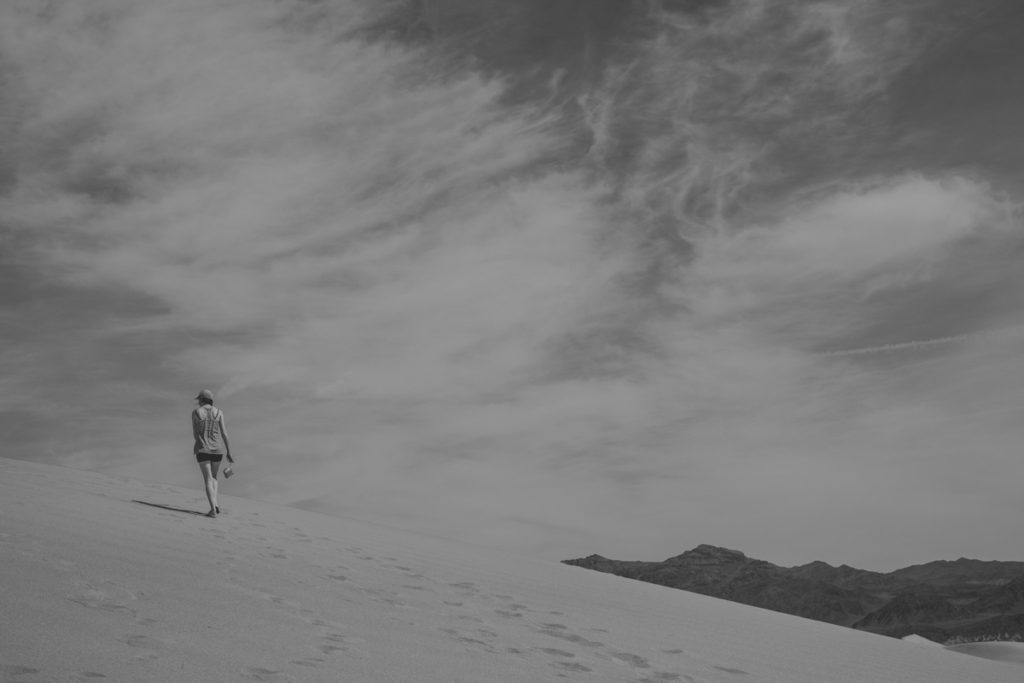
#> input picture Assignment-10/pic.jpg, 1024 x 683 px
$ python histogramEqualization.py
#> lines starting #> are read from the running program, lines starting #| are printed output that depends on the picture
import cv2
import numpy as np
import matplotlib.pyplot as plt

def main():
    img = cv2.imread('pic.jpg')
#> img is the input picture: shape (683, 1024, 3); min 30, max 173, mean 121.7
    print(img.shape)
#| (683, 1024, 3)
    grayscale = cv2.cvtColor(img,cv2.COLOR_RGB2GRAY)
    print(grayscale.shape)
#| (683, 1024)
    equalizedImg = cv2.equalizeHist(grayscale)
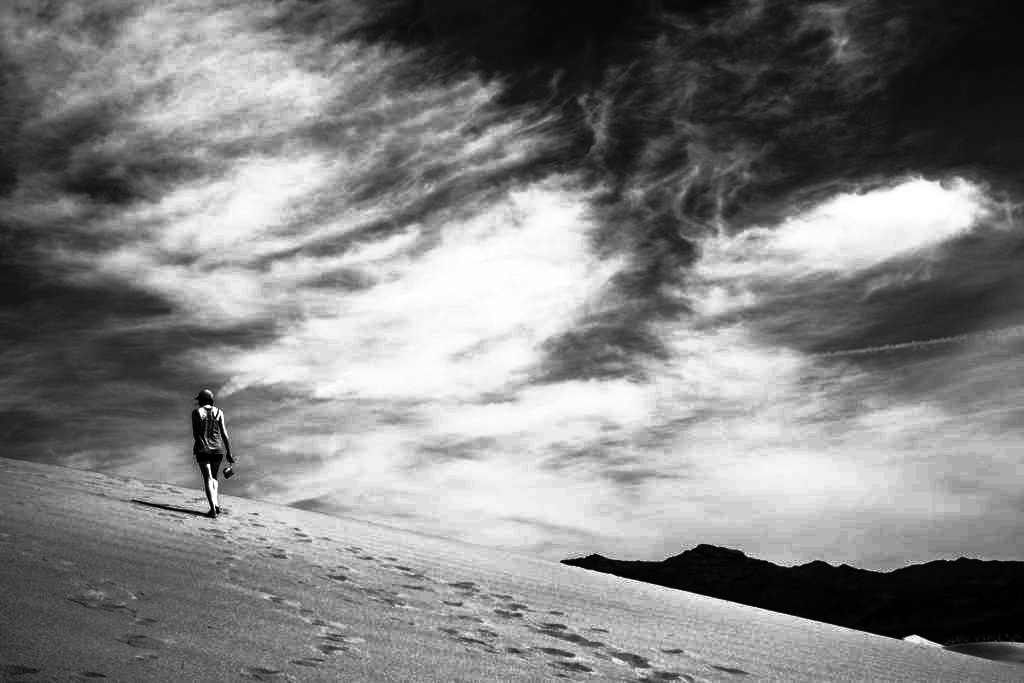
#> equalizedImg: shape (683, 1024); min 0, max 255, mean 130.1
    img_set = [grayscale,equalizedImg]
    title_set = ['Grayscale Image','Equalized Image']
    plt_img(img_set,title_set)
    hist_img(img_set,title_set)
def plt_img(img_set,title_set):
    ln = len(img_set)
#> ln = 2
    plt.figure(figsize=(20,20))
    l = 1
    for i in range(ln):
        plt.subplot(2,2,l)
        plt.imshow(img_set[i],cmap='gray')
        plt.title(title_set[i])
        l = l +2
#> after the loop, l = 5

def hist_img(img_set,title_set):
    ln = len(img_set)
#> ln = 2
    l = 2
    for i in range(ln):
        plt.subplot(2,2,l)
        plt.hist(img_set[i].ravel(),256,[0,256])
        plt.title(title_set[i])
        l = l +2
#> after the loop, l = 6
    plt.savefig('equalizedFig.jpg')
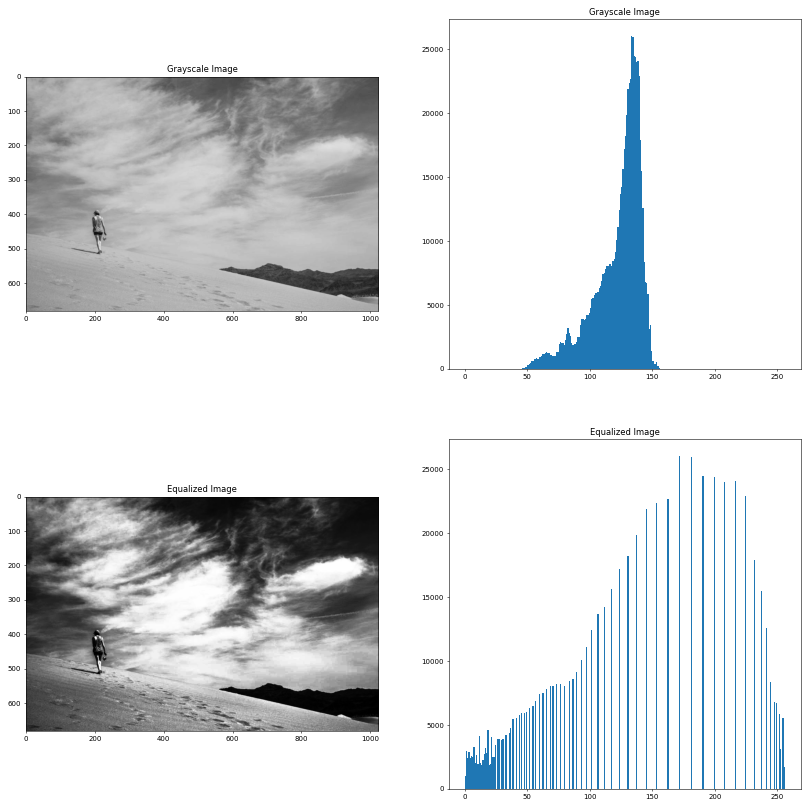
#> figure drawn by matplotlib, 4 panels; panel 3: tallest bar 26060 high, from x = 133 to 134; panel 4: tallest bar 26060 high, from x = 171 to 172
    plt.show()

if __name__ == '__main__':
    main()

$ run again, with Assignment-10/Image.jpg copied over Assignment-10/pic.jpg
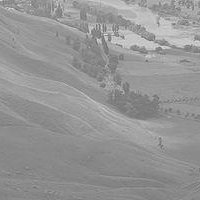
#> input picture Assignment-10/Image.jpg, 200 x 200 px
#> in main, img is the input picture: shape (200, 200, 3); min 100, max 234, mean 149
#| (200, 200, 3)
#| (200, 200)
#> in main, `equalizedImg = cv2.equalizeHist(grayscale)`:
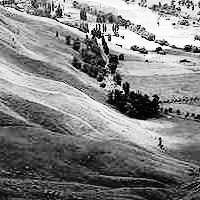
#> equalizedImg: shape (200, 200); min 0, max 255, mean 130.3
#> in plt_img, `ln = len(img_set)`: ln = 2
#> after the loop in plt_img, `for i in range(ln):`: l = 5
#> in hist_img, `ln = len(img_set)`: ln = 2
#> after the loop in hist_img, `for i in range(ln):`: l = 6
#> in hist_img, `plt.savefig('equalizedFig.jpg')`:
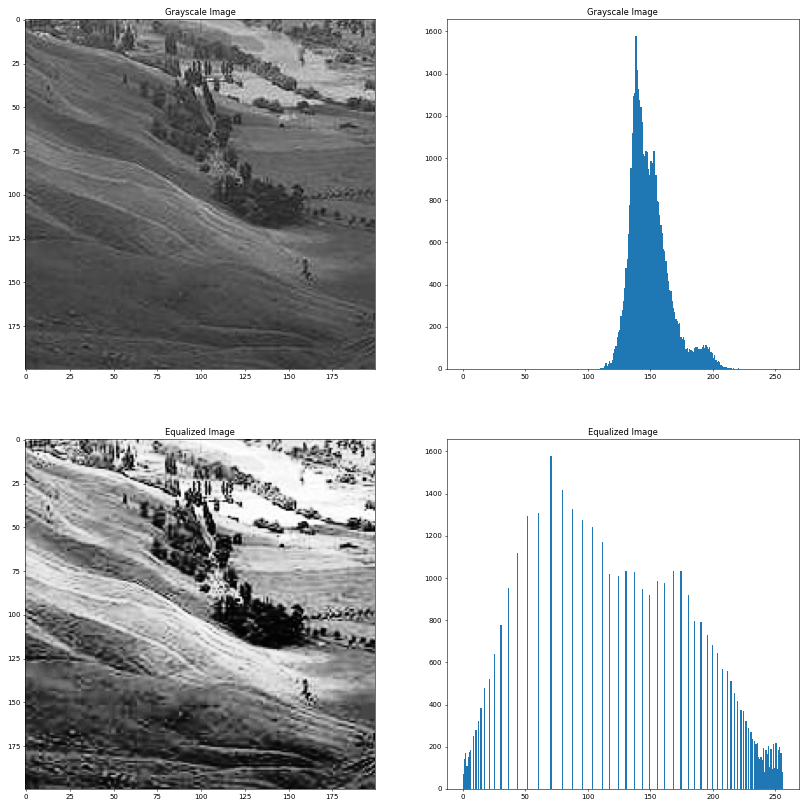
#> figure drawn by matplotlib, 4 panels; panel 3: tallest bar 1580 high, from x = 138 to 139; panel 4: tallest bar 1580 high, from x = 70 to 71

$ run again, with Assignment-10/field.jpg copied over Assignment-10/pic.jpg
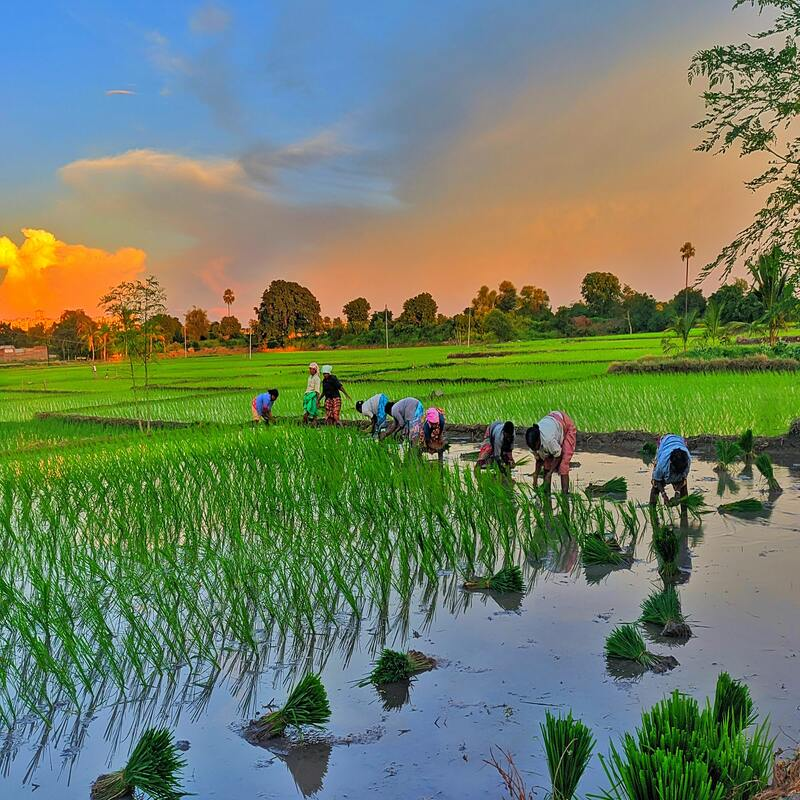
#> input picture Assignment-10/field.jpg, 800 x 800 px
#> in main, img is the input picture: shape (800, 800, 3); mean B, G, R 101.7, 127.3, 111.6
#| (800, 800, 3)
#| (800, 800)
#> in main, `equalizedImg = cv2.equalizeHist(grayscale)`:
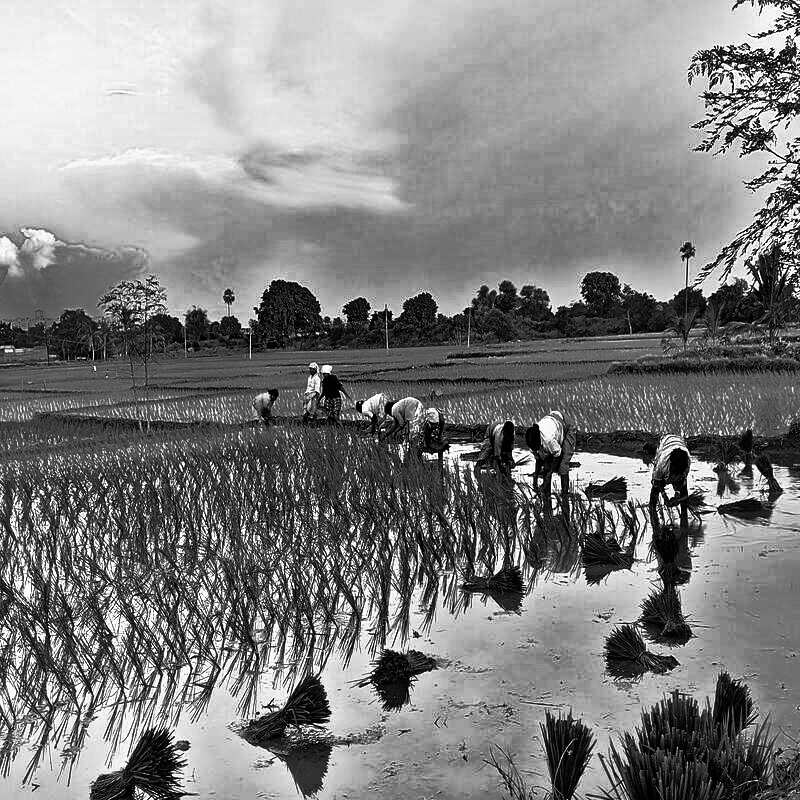
#> equalizedImg: shape (800, 800); min 0, max 255, mean 128.7
#> in plt_img, `ln = len(img_set)`: ln = 2
#> after the loop in plt_img, `for i in range(ln):`: l = 5
#> in hist_img, `ln = len(img_set)`: ln = 2
#> after the loop in hist_img, `for i in range(ln):`: l = 6
#> in hist_img, `plt.savefig('equalizedFig.jpg')`:
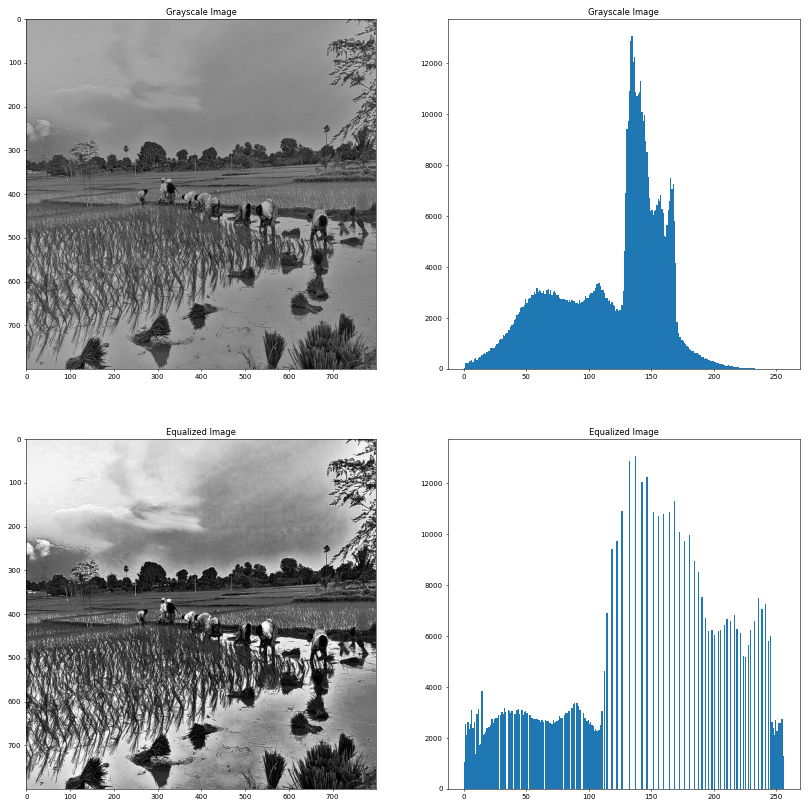
#> figure drawn by matplotlib, 4 panels; panel 3: tallest bar 13081 high, from x = 134 to 135; panel 4: tallest bar 13081 high, from x = 137 to 138
